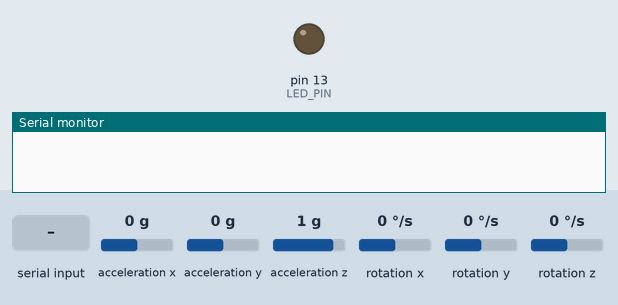
A sketch run on a simulated Arduino Uno, built with avr-gcc and run on an emulated ATmega328P. On the bench: output pins drawn as LEDs (lit = HIGH), the last lines printed to the serial monitor. The inputs (shaded band) are chosen by the test bench; at power-on: acceleration x 0 g, acceleration y 0 g, acceleration z 1 g, rotation x 0 °/s, rotation y 0 °/s, rotation z 0 °/s.

Above: at 1.2 s.
1.3 s: "0" received over Serial
At 2.6 s:
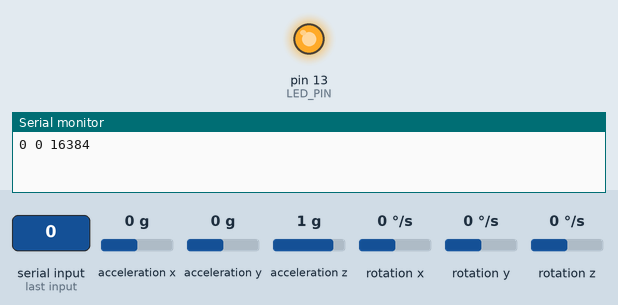
Timing chart, 0 to 4.3 s (numbered marks = the images above; inputs shaded):
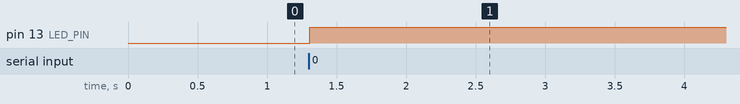

Measured:
- after the input at 1.3 s, pin 13 (LED_PIN): LOW → HIGH at once

The sketch:

firmware.ino
```cpp
#include "I2Cdev.h"
#include "MPU6050.h"

#include "Wire.h"

MPU6050 accelgyro;

int16_t ax, ay, az;
int16_t gx, gy, gz;

char inByte;

#define LED_PIN 13
bool blinkState = false;

void setup() {
  Wire.begin();
  Serial.begin(9600);
  accelgyro.initialize();
  pinMode(LED_PIN, OUTPUT);
}

void loop() {}

void serialEvent() {
  while (Serial.available()) {
    inByte = Serial.read();
    if( inByte == '0' ){
      accelgyro.getMotion6(&ax, &ay, &az, &gx, &gy, &gz);
      Serial.print(ax);
      Serial.print(" ");
      Serial.print(ay);
      Serial.print(" ");
      Serial.println(az);
      blinkState = !blinkState;
      digitalWrite(LED_PIN, blinkState);
    }
  }
}
```
